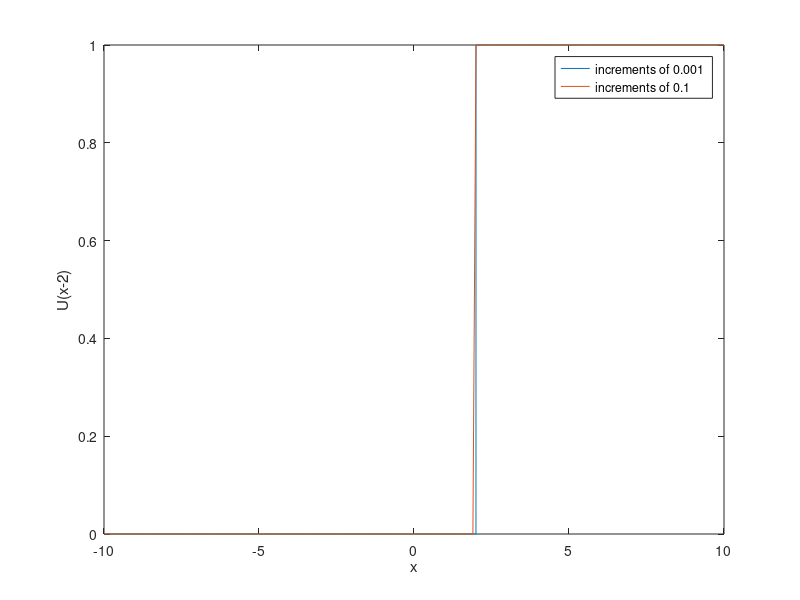

Write MATLAB code to recreate this figure.
%generating array of x values ranging from -10 to 10 with increments of 0.001 and
%0.1
x1 = (-10:0.001:10);
x2 = (-10:0.1:10);

%plotting U(x-2)for both increment values
plot(x1, (x1-2)>=0);
hold on
plot(x2, (x2-2)>=0);
hold off

%labels for axes
xlabel('x') 
ylabel('U(x-2)') 

%legend
legend('increments of 0.001 ','increments of 0.1')